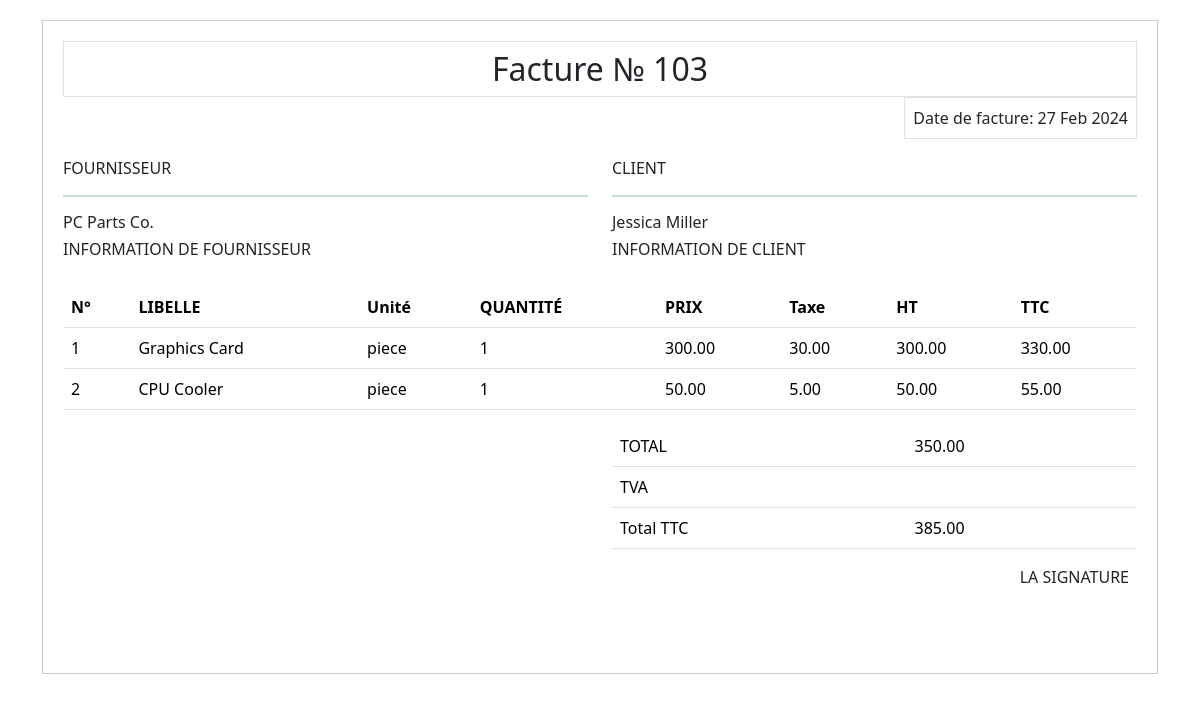
/print/103/, run on the app's committed database.
### cosider/models.py (models this page shows)
class Invoice(models.Model):
    invoice_id = models.CharField(max_length=100)
    invoice_date = models.DateField()
    client_name = models.CharField(max_length=100)
    supplier_name = models.CharField(max_length=100)
    total_amount = models.DecimalField(max_digits=10, decimal_places=2)
    total_ht = models.DecimalField(default=0, max_digits=10, decimal_places=2)

class InvoiceItem(models.Model):
    invoice = models.ForeignKey(Invoice, on_delete=models.CASCADE)
    item_label = models.CharField(max_length=100)
    item_unit = models.CharField(max_length=50)
    quantity = models.IntegerField()
    price = models.DecimalField(max_digits=10, decimal_places=2)
    tax = models.DecimalField(max_digits=5, decimal_places=2)
    total_item_amount = models.DecimalField(max_digits=10, decimal_places=2)
    total_price_ht = models.DecimalField(default=0, max_digits=10, decimal_places=2)

### cosider/views.py (the view)
# urls.py: path('print/<str:invoice_id>/', views.print_invoice, name='print_invoice'),
@csrf_exempt
def print_invoice(request, invoice_id):
    invoice = get_object_or_404(Invoice, invoice_id=invoice_id)
    context = {'invoice': invoice}
    return render(request, 'print_invoice.html', context)

### templates/print_invoice.html (shortened to what this page needs)
<!DOCTYPE html>
<html lang="en">
<head>
    <link href="https://cdn.jsdelivr.net/npm/bootstrap@5.3.3/dist/css/bootstrap.min.css" rel="stylesheet">
</head>
<body>
    <div class="container">
        <div class="invoice-details">
            <div class="invoice-header d-flex flex-column">
                <h2 class="text-center p-2 border mb-0">Facture № {{ invoice.invoice_id }}</h2>
                <p class="p-2 border align-self-center mb-0 text-end" style="margin-left: auto;">Date de facture: {{ invoice.invoice_date|date:"d M Y" }}</p>
            </div>
            <div class="row">
                <div class="col">
                    <h6>FOURNISSEUR</h6>
                    <hr class="border border-success">
                    <h6>{{ invoice.supplier_name }}</h6>
                    <h6>INFORMATION DE FOURNISSEUR</h6>
                </div>
                <div class="col">
                    <h6>CLIENT</h6>
                    <hr class="border border-success">
                    <h6>{{ invoice.client_name }}</h6>
                    <h6>INFORMATION DE CLIENT</h6>
                </div>
            </div>
            <div class="invoice-items">
                <table class="table">
                    <thead>
                        <tr>
                            <th scope="col">N°</th>
                            <th scope="col">LIBELLE</th>
                            <th scope="col">Unité</th>
                            <th scope="col">QUANTITÉ</th>
                            <th scope="col">PRIX</th>
                            <th scope="col">Taxe</th>
                            <th scope="col">HT</th>
                            <th scope="col">TTC</th>
                        </tr>
                    </thead>
                    <tbody>
                        {% for item in invoice.invoiceitem_set.all %}
                        <tr>
                            <td>{{ forloop.counter }}</td>
                            <td>{{ item.item_label }}</td>
                            <td>{{ item.item_unit }}</td>
                            <td>{{ item.quantity }}</td>
                            <td>{{ item.price }}</td>
                            <td>{{ item.tax }}</td>
                            <td>{{ item.total_price_ht}}</td>
                            <td>{{ item.total_item_amount }}</td>
                        </tr>
                        {% endfor %}
                    </tbody>
                </table>
            </div>
        <div class="row invoice-table">
            <div class="col-md-6 offset-md-6">
                <table class="table">
                    <tbody>
                        <tr>
                            <td>TOTAL</td>
                            <td>{{ invoice.total_ht }}</td>
                        </tr>
                        <tr>
                            <td>TVA</td>
                            <td></td>
                        </tr>
                        <tr>
                            <td>Total TTC</td>
                            <td>{{ invoice.total_amount }}</td>
                        </tr>
                    </tbody>
                </table>
            </div>
        </div>
        <div class="row signature">
            <div class="col text-end mt-0 mb-3 me-2 pb-5">
                LA SIGNATURE
            </div>
        </div>
        </div>
        </div>
</body>
</html>

### templates/print_invoice.html (style rules this page uses)
.container { margin-top: 20px; }
.invoice-details { border: 1px solid #ccc; padding: 20px; margin-bottom: 20px; }
.invoice-header { margin-bottom: 20px; }
.invoice-items { margin-top: 20px; }

### data on the page
Invoice: invoice_id "103", invoice_date "27 Feb 2024", supplier_name "PC Parts Co.", client_name "Jessica Miller", total_ht "350.00", total_amount "385.00"
InvoiceItem: item_label "Graphics Card", item_unit "piece", quantity "1", price "300.00", tax "30.00", total_price_ht "300.00", total_item_amount "330.00"
InvoiceItem: item_label "CPU Cooler", item_unit "piece", quantity "1", price "50.00", tax "5.00", total_price_ht "50.00", total_item_amount "55.00"
